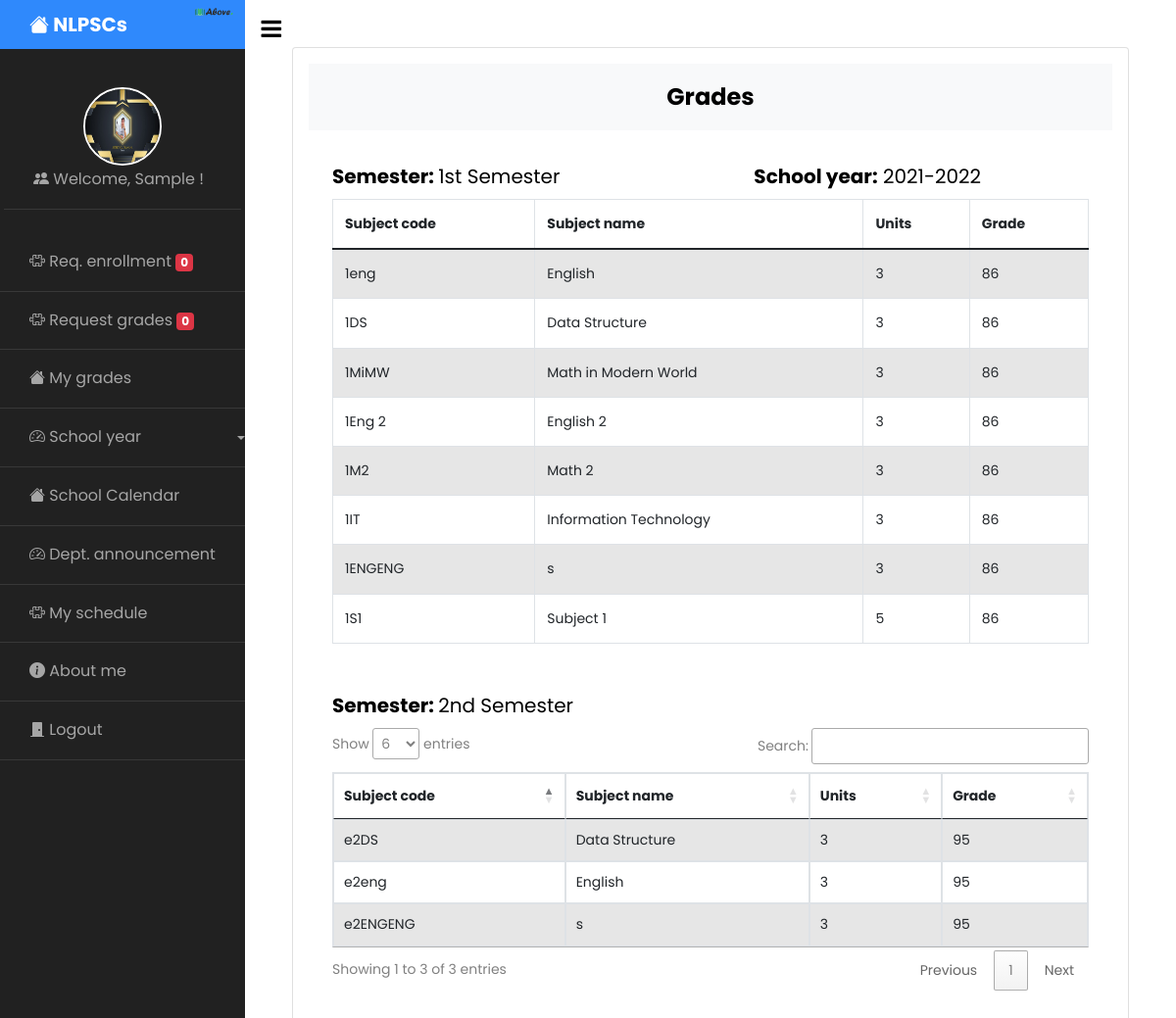
The app's page /student/my_grades4.php (signed in) with its own data.
### tables this page shows
CREATE TABLE `student` (
  `Id` int(11) NOT NULL,
  `id_no` varchar(255) DEFAULT NULL,
  `firstname` varchar(255) NOT NULL,
  `middlename` varchar(255) NOT NULL,
  `lastname` varchar(255) NOT NULL,
  `dob` varchar(255) NOT NULL,
  `age` varchar(255) NOT NULL,
  `email` varchar(255) NOT NULL,
  `contact` varchar(255) NOT NULL,
  `address` varchar(255) NOT NULL,
  `username` varchar(255) NOT NULL,
  `password` varchar(255) NOT NULL,
  `images` varchar(255) NOT NULL,
  `dept_id` int(11) NOT NULL,
  `year_level` int(255) NOT NULL,
  `status` varchar(255) NOT NULL DEFAULT 'Pending'
);

CREATE TABLE `semester` (
  `Id` int(11) NOT NULL,
  `Semester` varchar(255) NOT NULL,
  `school_id` int(11) NOT NULL
);

CREATE TABLE `schoolyear` (
  `Id` int(11) NOT NULL,
  `schoolyear` varchar(255) NOT NULL,
  `status` varchar(255) NOT NULL DEFAULT 'Inactive'
);

CREATE TABLE `subject` (
  `sub_Id` int(11) NOT NULL,
  `school_yr_Id` int(11) NOT NULL,
  `semester_id` int(11) NOT NULL,
  `Sub_code` varchar(255) NOT NULL,
  `Sub_name` varchar(255) NOT NULL,
  `Sub_description` varchar(255) NOT NULL,
  `Teacher` varchar(255) NOT NULL,
  `Sub_level` int(11) NOT NULL,
  `day` varchar(255) NOT NULL,
  `time_sched` varchar(255) NOT NULL,
  `Units` int(11) NOT NULL
);

CREATE TABLE `student_grade` (
  `grade_id` int(11) NOT NULL,
  `student_id` int(11) NOT NULL,
  `subject_id` int(11) NOT NULL,
  `grade` int(11) NOT NULL
);

### student/my_grades4.php (the view, shortened to what this page needs)
 <?php include 'sidebar.php'; ?>
<?php
  $semester = mysqli_query($conn, "SELECT * FROM semester WHERE Semester='1st Semester'");
  $one = mysqli_fetch_array($semester);
  $semester2 = mysqli_query($conn, "SELECT * FROM semester WHERE Semester='2nd Semester'");
  $two = mysqli_fetch_array($semester2);
  $year = mysqli_query($conn, "SELECT * FROM schoolyear WHERE schoolyear='2021-2022'");
  $three = mysqli_fetch_array($year);
 ?>
      <div id="content" class="p-4 p-md-5 pt-5">
        <div class="card p-3">
          <h4 class="bg-light p-3" align="center"><strong>Grades</strong></h4>
    <div class="table-responsive p-4 ">
      <div class="d-flex">
        <h5><b>Semester: </b><?php echo $one['Semester']; ?></h5>
        <h5 style="position: absolute;right:150px;"><b>School year:</b> <?php echo $three['schoolyear']; ?> </h5>
      </div>
      <table class="table table-bordered table-striped table-hover table-responsive-sm table-responsive-md table-responsive-lg table-responsive-xl table-responsive-xxl " id="examples">
        <thead>
          <tr>
            <th>Subject code</th>
            <th>Subject name</th>
            <th>Units</th>
            <th>Grade</th>
          </tr>
        </thead>
        <tbody>
          <?php
            $query ="SELECT * FROM subject";
            $sql = mysqli_query($conn,$query);
            while($row = mysqli_fetch_array($sql)) {
          ?>
          <tr>
              <td>1<?php echo $row["Sub_code"];?></td>
              <td><?php echo $row["Sub_name"];?></td>
              <td><?php echo $row["Units"];?></td>
              <td>86</td>
          </tr>
            <?php
                }
            ?>
        </tbody>
      </table>
       <div class="d-flex mt-5" style="margin-top: 100px;">
        <h5><b>Semester: </b><?php echo $two['Semester']; ?></h5>
      </div>
      <table class="table table-bordered table-striped table-hover table-responsive-sm table-responsive-md table-responsive-lg table-responsive-xl table-responsive-xxl " id="example">
        <thead>
          <tr>
            <th>Subject code</th>
            <th>Subject name</th>
            <th>Units</th>
            <th>Grade</th>
          </tr>
        </thead>
        <tbody>
          <?php
            $query ="SELECT * FROM student_grade JOIN student ON student_grade.student_id=student.Id JOIN subject ON student_grade.subject_id=subject.sub_Id JOIN semester ON subject.semester_id=semester.Id WHERE Semester.Semester='2nd Semester'";
            $sql = mysqli_query($conn,$query);
            while($row = mysqli_fetch_array($sql)) {
          ?>
          <tr>
              <td>e2<?php echo $row["Sub_code"];?></td>
              <td><?php echo $row["Sub_name"];?></td>
              <td><?php echo $row["Units"];?></td>
              <td>95</td>
          </tr>
            <?php
                }
            ?>
        </tbody>
      </table>
    </div>
      </div>
    </div>

### student/sidebar.php (shortened to what this page needs)
<?php
  include '../config.php';
  if(isset($_SESSION['student']) && isset($_SESSION['student_id'])) {
    $id = $_SESSION['student_id'];
    $student = mysqli_query($conn, "SELECT * FROM student WHERE Id='$id'");
    while($row = mysqli_fetch_array($student)) {
?>
<!doctype html>
<html lang="en">
  <head>
    <link rel="stylesheet" href="https://cdn.datatables.net/1.11.3/css/jquery.dataTables.min.css">
    <link href="https://cdn.jsdelivr.net/npm/bootstrap@5.0.2/dist/css/bootstrap.min.css" rel="stylesheet">
    <link rel="stylesheet" href="https://stackpath.bootstrapcdn.com/font-awesome/4.7.0/css/font-awesome.min.css">
		<link rel="stylesheet" href="https://stackpath.bootstrapcdn.com/font-awesome/4.7.0/css/font-awesome.min.css">
    <link rel="stylesheet" href="https://cdn.jsdelivr.net/npm/bootstrap-icons@1.8.1/font/bootstrap-icons.css">
		<link rel="stylesheet" href="../css/style.css">
  </head>
  <body>
		<div class="wrapper d-flex align-items-stretch">
      <nav id="sidebar">
        <div class="custom-menu">
          <button type="button" id="sidebarCollapse" class="btn btn-primary">
            <i class="fa fa-bars"></i>
          </button>
        </div>
        <h1><a href="dashboard.php" class="logo"><i class="bi bi-house-fill"></i> NLPSCs</a> <img src="../images/logo.png" alt="" width="40" style="position: absolute; right: 12px; top: 7px;"></h1>
         <div class="p-1 mb-1">
              <ul class="list-unstyled components">
                <li>
                  <a href="dashboard.php">
                    <img id="img" class="img-responsive" src="../images-students/<?php echo $row['images'];?>" alt="image">
                    <i class="bi bi-people-fill"></i> Welcome, <?php echo $row['firstname']; ?> !
                  </a>
                </li>
              </ul>
        </div>
        <ul class="list-unstyled components mb-5">
          <li>
            <?php
            $check = mysqli_query($conn, "SELECT student_Id from enrollment WHERE student_Id='$id' AND request_status='Pending'");
            $count = mysqli_num_rows($check);
            ?>
              <a type="button" data-bs-toggle="modal" data-bs-target="#enrollment"><i class="bi bi-puzzle"></i> Req. enrollment <span class="badge bg-danger"><?php echo $count; ?></span></a>
          </li>
          <li>
            <?php
            $check2 = mysqli_query($conn, "SELECT student_Id from request_grade WHERE student_Id='$id' AND request_grade_status='Pending'");
            $count2 = mysqli_num_rows($check2);
            ?>
              <a href="my_grades.php" data-bs-toggle="modal" data-bs-target="#grade"><i class="bi bi-puzzle"></i> Request grades <span class="badge bg-danger"><?php echo $count2; ?></span></a>
          </li>
          <li>
              <a href="my_grades.php"><i class="bi bi-house-fill"></i> My grades</a>
          </li>
          <li>
               <div class="dropdown">
              <a href="#" class="dropdown-toggle" type="button" id="dropdownMenuButton1" data-bs-toggle="dropdown" aria-expanded="false"><i class="bi bi-speedometer2"></i> School year</a>
            </div>
          </li>
          <li>
              <a href="schoolcalendar.php"><i class="bi bi-house-fill"></i> School Calendar</a>
          </li>
          <li>
              <a href="announcement.php"><i class="bi bi-speedometer2"></i> Dept. announcement</a>
          </li>
          <li>
              <a href="subject_schedule.php"><i class="bi bi-puzzle"></i> My schedule</a>
          </li>
          <li>
            <a href="about_me.php"><i class="bi bi-info-circle-fill"></i> About me</a>
          </li>
          <li>
            <a href="../logout.php"><i class="bi bi-door-closed-fill"></i> Logout</a>
          </li>
        </ul>
      </nav>
<?php } ?>
  </body>
</html>
<?php
    } else {
     header('Location: ./index.php');
    }
?>

### student/sidebar.php (style rules this page uses)
#img { height: 80px; width: 80px; border-radius: 50%; margin-right: auto; margin-left: auto; display: block; border: 2px solid white; }

### records on screen
student: images (picture), firstname "Sample", count "0", count2 "0"
semester: Semester "1st Semester"
schoolyear: schoolyear "2021-2022"
subject: Sub_code "eng", Sub_name "English", Units "3"
subject: Sub_code "DS", Sub_name "Data Structure", Units "3"
subject: Sub_code "MiMW", Sub_name "Math in Modern World", Units "3"
subject: Sub_code "Eng 2", Sub_name "English 2", Units "3"
subject: Sub_code "M2", Sub_name "Math 2", Units "3"
subject: Sub_code "IT", Sub_name "Information Technology", Units "3"
subject: Sub_code "ENGENG", Sub_name "s", Units "3"
subject: Sub_code "S1", Sub_name "Subject 1", Units "5"
semester: Semester "2nd Semester"
student_grade: subject.Sub_code "eng", subject.Sub_name "English", subject.Units "3"
student_grade: subject.Sub_code "DS", subject.Sub_name "Data Structure", subject.Units "3"
student_grade: subject.Sub_code "ENGENG", subject.Sub_name "s", subject.Units "3"
